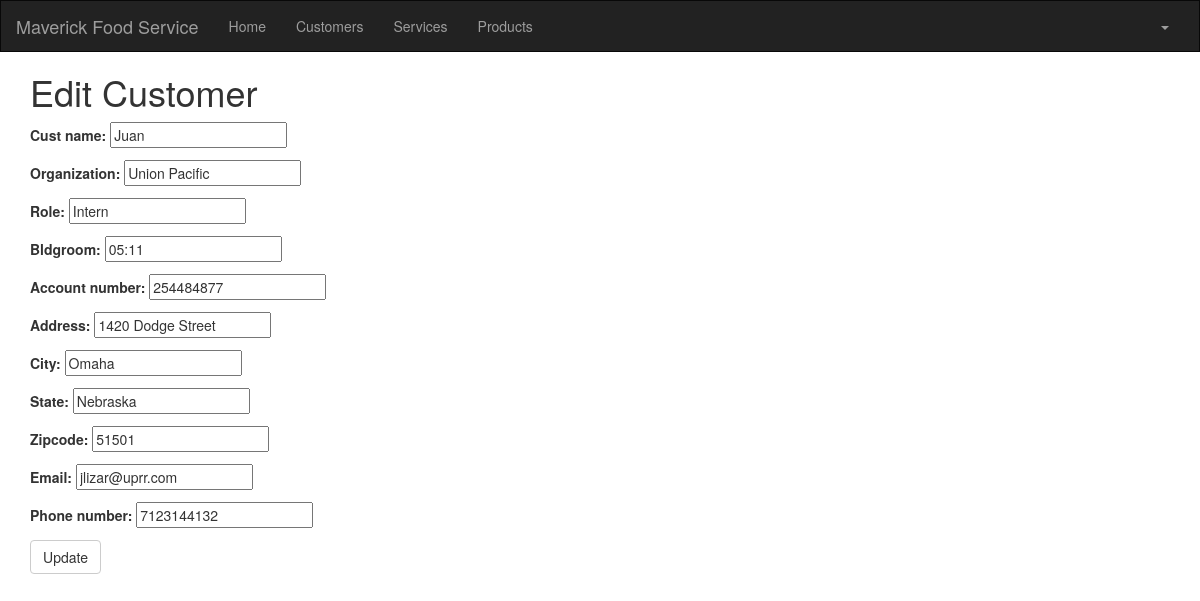
/customer/4/edit/ (signed in), run on the app's committed database.
### crm/models.py (models this page shows, shortened)
class Customer(models.Model):
    cust_name = models.CharField(max_length=50)
    organization = models.CharField(max_length=100, blank=True)
    role = models.CharField(max_length=100)
    email = models.EmailField(max_length=100)
    bldgroom = models.CharField(max_length=100)
    address = models.CharField(max_length=200)
    account_number = models.IntegerField(blank=False, null=False)
    city = models.CharField(max_length=50)
    state = models.CharField(max_length=50)
    zipcode = models.CharField(max_length=10)
    phone_number = models.CharField(max_length=50)
    created_date = models.DateTimeField(
        default=timezone.now
    )
    updated_date = models.DateTimeField(auto_now=True)

### crm/views.py (the view)
# urls.py: path('customer/<int:pk>/edit/', views.customer_edit, name='customer_edit'),
@login_required
def customer_edit(request, pk):
    customer = get_object_or_404(Customer, pk=pk)
    if request.method == "POST":
        form = CustomerForm(request.POST, instance=customer)
        if form.is_valid():
            customer = form.save(commit=False)
            customer.updated_date = timezone.now()
            customer.save()
            customer = Customer.objects.filter(created_date__lte=timezone.now())
            return render(request, 'crm/customer_list.html',
                          {'customers': customer})
    else:
        form = CustomerForm(instance=customer)
    return render(request, 'crm/customer_edit.html', {'form': form})

### crm/forms.py
class CustomerForm(forms.ModelForm):
    class Meta:
        model = Customer
        fields = ('cust_name', 'organization', 'role', 'bldgroom', 'account_number', 'address',
                  'city', 'state', 'zipcode', 'email', 'phone_number')

### crm/templates/crm/customer_edit.html (shortened to what this page needs)
<!DOCTYPE html>
<html lang="en">
{% extends 'crm/base.html' %}
{% block content %}
    <h1>Edit Customer</h1>
    <form method="POST" class="customer-form">{% csrf_token %}
        {{ form.as_p }}
        <button type="submit" class="save btn btn-default">Update</button>
    </form>
{% endblock %}

### data on the page
Customer: cust_name "Juan", organization "Union Pacific", role "Intern", bldgroom "05:11", account_number "254484877", address "1420 Dodge Street", city "Omaha", state "Nebraska", zipcode "51501", email "jlizar@uprr.com", phone_number "7123144132"
